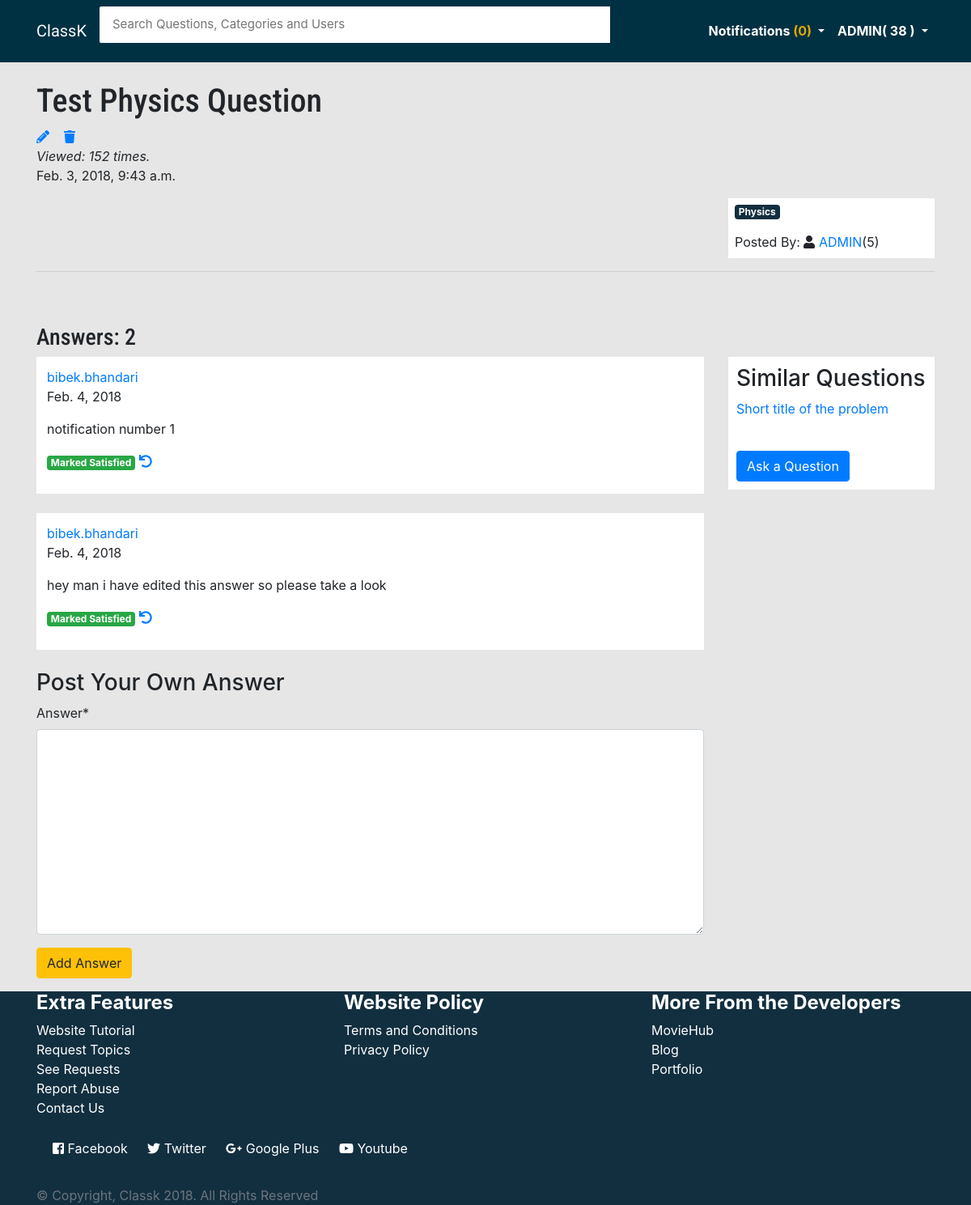
The page /details/test-physics-question (signed in) on the database its author committed.
### main/models.py (models this page shows, shortened)
class Question(models.Model):
    user = models.ForeignKey(User, on_delete=models.CASCADE)
    title = models.CharField(max_length=150, default='Short title of your problem')
    description = models.TextField(max_length=3000)
    slug = models.SlugField(max_length=140, unique=True)
    date = models.DateTimeField(null=True, default=timezone.now())
    category = models.ForeignKey(Category, null=True, default=None)
    satisfied = models.BooleanField(default=False)
    viewed = models.IntegerField(default=0)
    def save(self, *args, **kwargs):
        if not self.slug:
            self.slug = self._get_unique_slug()
        super().save()

class Category(models.Model):
    category = models.CharField(max_length=50)
    def __str__(self):
        return self.category

class Answer(models.Model):
    question = models.ForeignKey(Question, on_delete=models.CASCADE)
    user = models.ForeignKey(User, default=None)
    answer = models.TextField(max_length=3000, null=True)
    posted_on = models.DateField(default=datetime.datetime.now().date())
    satisfied = models.BooleanField(default=False)
    irrelevant = models.BooleanField(default=False)

### main/views.py (the view, shortened to what this page needs)
# urls.py: url(r'^details/(?P<slug>[.\-\w]+)$', views.details, name='details'),
def details(request, slug):
    if request.user.is_authenticated():
        notifications = Notification.objects.filter(user=request.user, read=False)
        notif_counts = notifications.count()
        points = Profile.objects.get(user=request.user)
        score = points.points
    else:
        notifications = 'None'
        notif_counts = 0
        points = 'None'
        score = 0
    question = Question.objects.get(slug=slug)
    answers = Answer.objects.filter(question_id=question.id)
    cot = answers.count()
    similar = Question.objects.filter(category=question.category)
    final = similar.exclude(title=question.title).order_by('-date')[:5]
    initial_views = 0
    question.viewed = int(question.viewed) + 1
    question.save()
    viewed = question.viewed
    questions_by_the_user = Question.objects.filter(user=question.user).count()
    satisfied_answers = Answer.objects.filter(question_id = question.id, satisfied=True)
    no_review_answers = Answer.objects.filter(question_id=question.id, satisfied=False)
    cats = Category.objects.all()[:5]
    form = AnswerForm(request.POST or None)
    if request.user.is_authenticated():
        notification = Notification.objects.filter(user=request.user, read=False)
        for n in notification:
            if n.question.slug == slug:
                n.read = True
                n.save()
    context = {
        'question': question,
        'answers':answers,
        'cot': cot,
        'final': final,
        'questions_by_the_user': questions_by_the_user,
        'viewed': viewed,
        'satisfied_answers': satisfied_answers,
        'no_review_answers': no_review_answers,
        'cats':cats,
        'notifications': notifications,
        'notif_counts':notif_counts,
        'points': points,
        'score':score,
        'form': form
    }
    return render(request, 'main/detail.html', context)

### main/forms.py
class AnswerForm(forms.ModelForm):
    class Meta:
        model = Answer
        fields = ('answer',)

### main/templates/main/detail.html (shortened to what this page needs)
{% extends 'main/base.html' %}
{% load crispy_forms_tags %} {% block content %}
<div class="container">
    <div class="row">
        <div class="col-md-10">
            <br>
            <h1 id="titleq">{{ question.title }}</h1>
            {% if question.user == request.user %}
            <a href="{% url 'main:edit' question.slug %}" data-toggle="tooltip" data-placement="top" title="Edit Question">
                <i class="fas fa-pencil-alt"></i>
            </a>&nbsp;&nbsp;
            <a onclick="return confirm('Are you sure you want to delete this question?')" href="{% url 'main:delete' question.slug %}"
                data-toggle="tooltip" data-placement="top" title="Delete Question">
                <i class="fas fa-trash"></i>
            </a>
            {% endif %}
            <br>
            <i>Viewed: {{ viewed }} times.</i>
            <p>{{ question.date }}</p>
        </div>
    </div>
    <div class="row">
        <div class="col-md-9">
        </div>
        <div class="col-md-3">
            <div class="box">
                <a href="{% url 'main:filter' question.category %}">
                    <p class="badge text-white" style="background:#122f40;">{{ question.category }}</p>
                </a>
                <br> Posted By:
                <i class="fas fa-user"></i>
                <a href="{% url 'accounts:profile' question.user %}" id="links">{{ question.user|upper }}</a>({{questions_by_the_user}})
            </div>
        </div>
    </div>
    <hr>
        <br>
    <br>
    <h3 class="text-left" id="titleq">Answers: {{ cot }}</h3>
    <div class="row">
        <div class="col-md-9">
            {% for a in answers %}
            <div class="answers">
                <a href="{% url 'accounts:profile' a.user %}" class="text-right" id="links">{{ a.user }}</a>
                <p>{{ a.posted_on }}</p>
                <p id="titleq">{{ a.answer|linebreaks }}</p>
                {% if a.satisfied %}
                <p class="badge badge-success">Marked Satisfied</p>
                {% if request.user == question.user %}
                <a href="{% url 'main:undo_satisfied' slug=question.slug id=a.id%}">
                    <i class="fas fa-undo"></i>
                </a>
                {% endif %} {% endif %}
            </div>
            <br> {% endfor %}
            <h3>Post Your Own Answer</h3>
            {% if request.user.is_authenticated %}
            <form action="" method="post" id="post-form">
                {% csrf_token %} {{form |crispy}}
                <input type="submit" value="Add Answer" class="btn btn-md btn-warning">
            </form>
            {% else %}
                <a href="{% url 'accounts:login' %}?next=/details/{{question.slug}}" class="btn btn-md btn-danger">Add Answer</a>
                <br>
                <br>
            {% endif %}
        </div>
        <div class="col-md-3">
            <div style="background-color:white; padding:10px;">
                <h3>Similar Questions</h3>
                <ul>
                    {% if final %} {% for f in final %}
                    <a href="{% url 'main:details' f.slug %}" id="links">
                        <li style="list-style-type:none;">{{ f.title }}</li>
                    </a>
                    {% endfor %} {% else %}
                    <p class="lead">No similar questions</p>
                    {% endif %}
                </ul>
                <br>
                <a href="{% url 'main:ask-question' %}" class="btn btn-md btn-primary">Ask a Question</a>
            </div>
            <br>
        </div>
    </div>
</div>
{% endblock %}

### main/templates/main/base.html (shortened to what this page needs)
<html lang="en">
<head>
    <link href="https://maxcdn.bootstrapcdn.com/bootstrap/4.0.0/css/bootstrap.min.css" rel="stylesheet"
> {% load staticfiles %}
    <link rel="stylesheet" href="{% static 'css/main.css' %}">
    <link href="https://maxcdn.bootstrapcdn.com/font-awesome/4.7.0/css/font-awesome.min.css" rel="stylesheet"
>
</head>
<body>
    <header>
        <nav class="navbar navbar-expand-lg navbar-light" style="background-color:#003143;">
            <div class="container">
                <a class="navbar-brand text-white" href="{% url 'main:home' %}" id="brand">ClassK</span>
                </a>
                <div class="collapse navbar-collapse" id="navbarNav">
                    <div class="bam-navbar-search smallsearch col-sm-8 col-xs-11">
                        <form action="{% url 'main:home' %}" method="get" class="row">
                            <input class="bam-navbar-input col-md-11" type="search" placeholder="Search Questions, Categories and Users" name="q" , value="">
                        </form>
                    </div>
                    <ul class="nav navbar-nav ml-auto w-100 justify-content-end" id="item">
                        {% if user.is_authenticated %}
                        <li class="nav-item dropdown">
                            <a class="nav-link dropdown-toggle" href="#" id="navbarDropdownMenuLink" data-toggle="dropdown" aria-haspopup="true" aria-expanded="false"
                                style="color:white;">
                                <strong>Notifications
                                    <span style="color:#E0A800;">({{ notif_counts }})</span>
                                </strong>
                            </a>
                        </li>
                        <li class="nav-item dropdown">
                            <a class="nav-link dropdown-toggle" href="#" id="navbarDropdownMenuLink" data-toggle="dropdown" aria-haspopup="true" aria-expanded="false"
                                style="color:white;">
                                <strong> {{ user.username|upper }}( {{ score }} )</strong>
                            </a>
                        </li>
                        {% endif %}
                    </ul>
                </div>
            </div>
        </nav>
    </header>
    {% block content %} {% endblock %}
    <footer class="footer">
        <div class="container" id="contents-footer">
            <div class="row">
                <div class="col-md-4">
                    <h4>
                        <strong>Extra Features</strong>
                    </h4>
                    <ul class="list-contents">
                        <a href="{% url 'main:tutorial' %}">
                            <li>Website Tutorial</li>
                        </a>
                        <a href="{% url 'main:request_topic' %}">
                            <li>Request Topics</li>
                        </a>
                        <a href="{% url 'main:display_request' %}">
                            <li>See Requests</li>
                        </a>
                        <a href="#">
                            <li>Report Abuse</li>
                        </a>
                        <a href="{% url 'main:contact' %}">
                            <li> Contact Us</li>
                        </a>
                    </ul>
                </div>
                <div class="col-md-4">
                    <h4>
                        <strong>Website Policy</strong>
                    </h4>
                    <ul class="list-contents">
                        <a href="#">
                            <li>Terms and Conditions</li>
                        </a>
                        <a href="#">
                            <li>Privacy Policy</li>
                        </a>
                    </ul>
                </div>
                <div class="col-md-4">
                    <h4>
                        <strong>More From the Developers</strong>
                    </h4>
                    <ul class="list-contents">
                        <a href="#">
                            <li>MovieHub</li>
                        </a>
                        <a href="#">
                            <li>Blog</li>
                        </a>
                        <a href="#">
                            <li>Portfolio</li>
                        </a>
                    </ul>
                </div>
            </div>
            <div class="social-media-links">
                <a href="https://www.facebook.com/whysoserious13" target="_blank"> <i class="fab fa-facebook-square"></i> Facebook</a>
                <a href="https://twitter.com/techinov22" target="_blank"> <i class="fab fa-twitter"></i>  Twitter</a>
                <a href="https://plus.google.com/u/0/113475651357673842065" target="_blank"> <i class="fab fa-google-plus-g"></i>  Google Plus</a>
                <a href="https://www.youtube.com/c/onthir" target="_blank"> <i class="fab fa-youtube"></i>  Youtube</a>
            </div>
             <br>
            <span class="text-muted text-center">&copy; Copyright, Classk 2018. All Rights Reserved</span>
        </div>
    </footer>
</body>
</html>

### account/static/css/main.css (style rules this page uses)
body { background: #e6e6e6; }
.bam-navbar-input { padding: 11px 16px; border-radius: 2px 0 0 2px; border: 0 none; outline: 0 none; font-size: 15px; }
#links { text-decoration: none; }
.answers { background: white; padding: 13px; }
#brand { font-family: 'Francois One', sans-serif; }
#titleq { font-family: 'Roboto Condensed', sans-serif; }
.box { padding: 8px; background: white; text-decoration: none; }
#contents-footer { color: white; }
.footer { background-color: #122f40; }
.list-contents li { list-style-type: none; }
.list-contents a { text-decoration: none; color: white; }
ul { padding: 0; }
.social-media-links { padding: 10px; }
.social-media-links a { text-decoration: none; color: white; padding: 10px; }

### rows shown on the page
Question: title "Test Physics Question", date "Feb. 3, 2018, 9:43 a.m.", category "Physics", user "ADMIN"
Answer: user "bibek.bhandari", posted_on "Feb. 4, 2018", answer "notification number 1", satisfied "Marked Satisfied"
Answer: user "bibek.bhandari", posted_on "Feb. 4, 2018", answer "hey man i have edited this answer so please take a look", satisfied "Marked Satisfied"
Question: title "Short title of the problem"

### other values the page prints
{{ notif_counts }} "0"
{{ user.username|upper }} "ADMIN"
{{ score }} "38"
{{ viewed }} "152"
{{ questions_by_the_user }} "5"
{{ cot }} "2"
